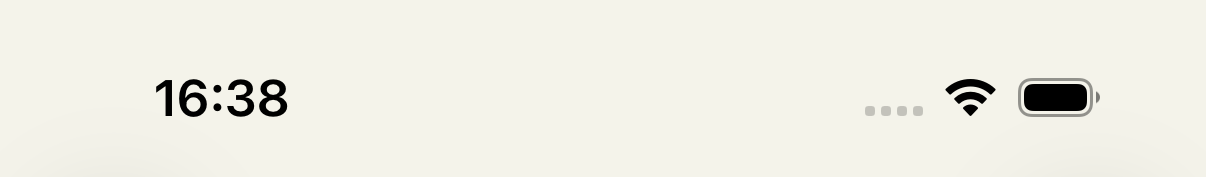
#> input picture assets/chrome/status-bar-light-src.png, 1206 x 177 px, found by its file name; its folder holds 5 pictures in this run
$ python compose.py ../assets/chrome/status-bar-light-src.png
#> lines starting #> are read from the running program, lines starting #| are printed output that depends on the picture
#!/usr/bin/env python3
"""Compose help-article figures from screenshot-test baseline PNGs.

Input  : a YAML spec describing one or more composites, each built from 2-4
         screenshot PNGs.
Output : one flat PNG per composite in the house style — light backdrop, phone
         frames in a row (rounded, soft shadow), red highlight boxes, red arrows
         between frames, numbered step badges.

No network, deterministic. Style values come from the DocuSketch design system
(backdrop --bg-neutral-light #F9F9F5, callout red --bg-error #E92F2F, text
--text-black #1A1905).

Usage:
    python tools/compose.py figures/connect-the-camera.yml [more.yml ...]
    python tools/compose.py figures/*.yml

Paths inside a spec (`img`, `out`) are resolved against docs/assets/.
"""

from __future__ import annotations

import sys
from pathlib import Path

import yaml
from PIL import Image, ImageDraw, ImageFilter, ImageFont

# --- house style (design-system tokens) ------------------------------------

BG = "#F9F9F5"          # --bg-neutral-light
ACCENT = "#E92F2F"      # --bg-error / --text-error (callouts, arrows)
INK = "#1A1905"         # --text-black (captions)
FRAME_BORDER = "#E2E0D3"  # --stroke-neutral-default (hairline around frame)
SHADOW = (26, 25, 5, 35)  # ash, soft (half-opacity)

DEFAULTS = {
    "frame_height": 1180,   # px each frame is scaled to
    "gap": 150,             # px between frames (arrow lives here)
    "margin": 90,           # px around the canvas
    "radius": 30,           # frame corner radius (px)
    "highlight_width": 9,   # red box stroke (px)
    "highlight_pad": 10,    # px the box sits outside the target
    "arrow_width": 12,
    "arrow_head": 46,
    "caption_size": 46,
    "badge_size": 78,
    "bg": BG,
    "accent": ACCENT,
}

ASSETS = Path(__file__).resolve().parent.parent / "docs" / "assets"

FONT_CANDIDATES = [
    "/System/Library/Fonts/Supplemental/Arial Bold.ttf",
    "/System/Library/Fonts/Supplemental/Arial.ttf",
    "/System/Library/Fonts/Helvetica.ttc",
    "/Library/Fonts/Arial.ttf",
]


# [8 lines left out: function load_font, not called in this run]


CHROME_DIR = ASSETS / "chrome"


def _load_chrome(name: str) -> Image.Image | None:
#> called with name = 'status-bar-light-src.png'
    p = CHROME_DIR / name
    return Image.open(p).convert("RGB") if p.exists() else None
#> returned value is the input picture: PIL image 1206x177 RGB; mean R, G, B 238.4, 237.5, 228.7


# Real native iOS 26 chrome captured from the running app (see tools/crop-chrome.py),
# keyed by variant. Old single-file names kept as fallbacks for back-compat.
_STATUS_BARS = {
    "light": _load_chrome("status-bar-light-src.png") or _load_chrome("status-bar-src.png"),
    "dark": _load_chrome("status-bar-dark-src.png"),
}
_TAB_BARS = {
    "projects": _load_chrome("tab-bar-projects-src.png") or _load_chrome("tab-bar-src.png"),
    "camera": _load_chrome("tab-bar-camera-src.png"),
}
#> call 3 of _load_chrome, with name = 'tab-bar-projects-src.png'
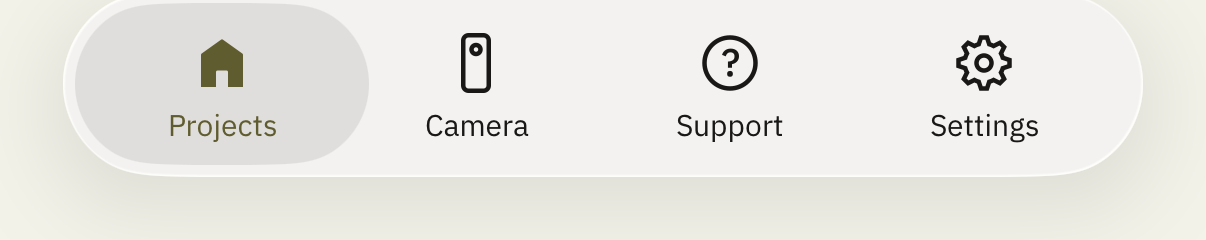
#> input picture assets/chrome/tab-bar-projects-src.png, 1206 x 240 px, found by its file name
#> call 4 of _load_chrome, with name = 'tab-bar-camera-src.png'
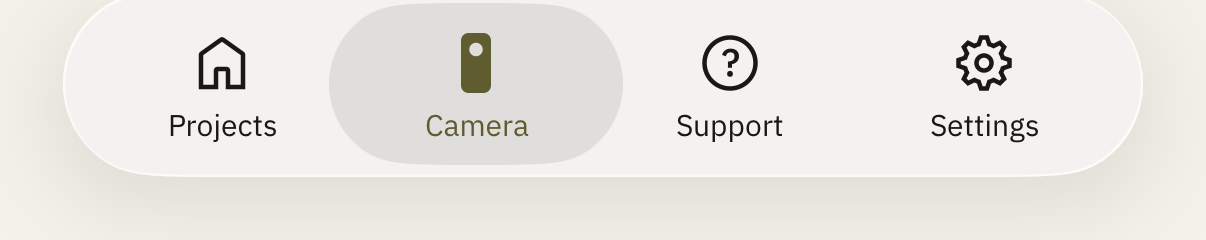
#> input picture assets/chrome/tab-bar-camera-src.png, 1206 x 240 px, found by its file name


# iPhone 17 screen reference (the captured device, 1206x2622 @3x). Every mobile frame is
# composed to this aspect ratio so all the phones across the articles are the same shape.
_DEV_W, _DEV_H = 1206, 2622
_STATUS_PX, _TABBAR_PX = 177, 240   # captured chrome-strip heights at _DEV_W width


# [160 lines left out: functions _chrome_img, build_device_frame, rounded, with_shadow, draw_arrow, draw_badge and 1 more, not called in this run]


def main(argv: list[str]) -> int:
    if not argv:
        print(__doc__)
        return 2
    for spec_file in argv:
#> (the run stopped early here; a loop or call above may not have finished)
